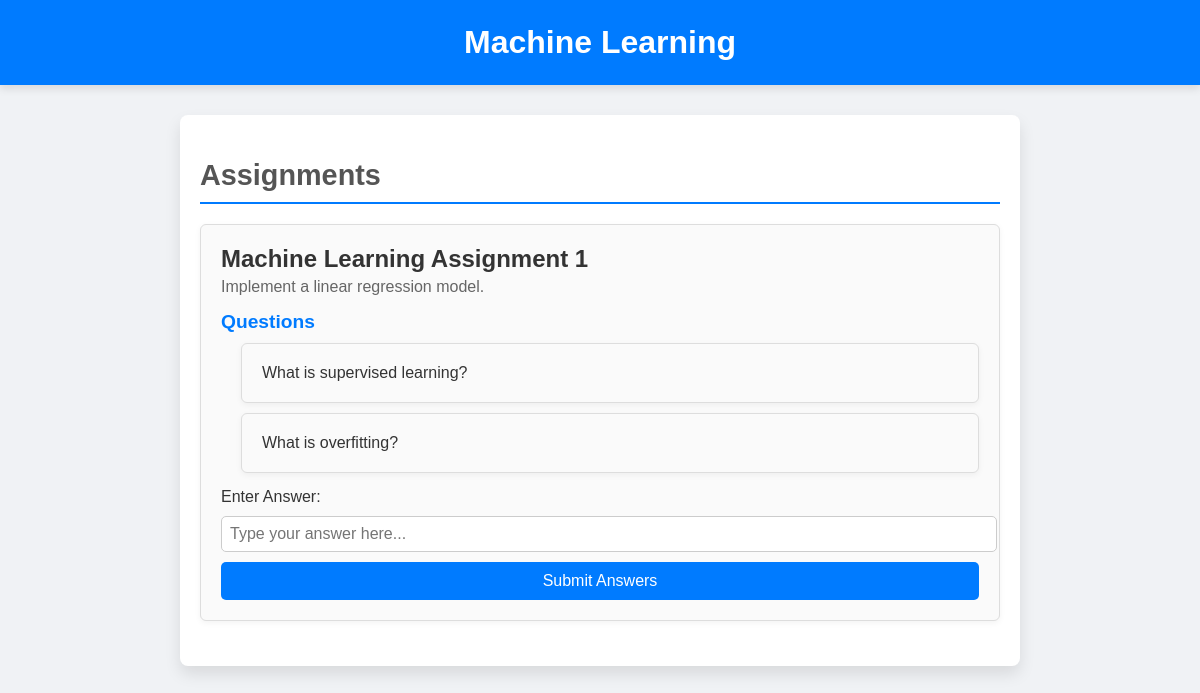
The page /course/4 on the database its author committed.
### app.py (models this page shows)
class Courses(db.Model):
    id = db.Column(db.Integer, primary_key=True)
    name = db.Column(db.String(100), nullable=False)
    description = db.Column(db.String(100), nullable=False)

class Assignments(db.Model):
    id = db.Column(db.Integer, primary_key=True)
    name = db.Column(db.String(100), nullable=False)
    description = db.Column(db.String(100), nullable=False)
    course_id = db.Column(db.Integer, db.ForeignKey('courses.id'), nullable=False)
    questions = db.Column(db.String(100), nullable=False)

### app.py (the view)
@app.route('/course/<int:course_name>')
def course(course_name):
    course = Courses.query.filter_by(id=course_name).first()
    if course:
        assignments = Assignments.query.filter_by(course_id=course.id).all()
        return render_template('course.html', course=course, assignments=assignments)
    return "Course not found", 404

### templates/course.html (shortened to what this page needs)
<!DOCTYPE html>
<html lang="en">
  <head>
  </head>
  <body>
    <header>
      <h1>{{ course.name }}</h1>
    </header>
    <div class="container">
      <h2>Assignments</h2>
      <ul>
        {% for assignment in assignments %}
        <li>
          <h3>{{ assignment.name }}</h3>
          <p>{{ assignment.description }}</p>
          <div class="questions">
            <h4>Questions</h4>
            <ul>
              {% for question in assignment.questions.split(';') %}
              <li>{{ question }}</li>
              {% endfor %}
            </ul>
          </div>
          <form action="{{ url_for('submit_assignment') }}" method="POST">
            <label for="grade">Enter Answer:</label>
            <input type="text" name="grade" required placeholder="Type your answer here..." />
            <button type="submit">Submit Answers</button>
          </form>
        </li>
        {% endfor %}
      </ul>
    </div>
  </body>
</html>

### templates/course.html (style rules this page uses)
body { font-family: Arial, sans-serif; background-color: #f0f2f5; margin: 0; padding: 0; }
header { background-color: #007bff; color: white; padding: 1.5em 0; text-align: center; box-shadow: 0 4px 8px rgba(0, 0, 0, 0.1); }
header h1 { font-size: 2em; margin: 0; }
.container { width: 90%; max-width: 800px; margin: 30px auto; padding: 20px; background-color: #fff; border-radius: 8px; box-shadow: 0 8px 16px rgba(0, 0, 0, 0.1); }
h2 { color: #555; font-size: 1.8em; border-bottom: 2px solid #007bff; padding-bottom: 10px; margin-bottom: 20px; }
ul { list-style-type: none; padding: 0; }
li { margin-bottom: 25px; padding: 20px; border: 1px solid #ddd; border-radius: 6px; background-color: #fafafa; box-shadow: 0 2px 6px rgba(0, 0, 0, 0.05); }
li h3 { font-size: 1.5em; color: #333; margin: 0; }
li p { color: #666; margin: 5px 0 15px; }
.questions h4 { font-size: 1.2em; color: #007bff; margin-top: 15px; margin-bottom: 10px; }
.questions ul { padding-left: 20px; }
.questions li { margin-bottom: 10px; color: #333; }
form { display: flex; flex-direction: column; gap: 10px; margin-top: 15px; }
label { font-size: 1em; color: #333; }
input[type="text"] { padding: 8px; font-size: 1em; border-radius: 5px; border: 1px solid #ccc; width: 100%; }
button[type="submit"] { padding: 10px; font-size: 1em; color: #fff; background-color: #007bff; border: none; border-radius: 5px; cursor: pointer; transition: background-color 0.3s ease; }

### rows shown on the page
Courses: name "Machine Learning"
Assignments: name "Machine Learning Assignment 1", description "Implement a linear regression model.", question "What is supervised learning?" "What is overfitting?"
